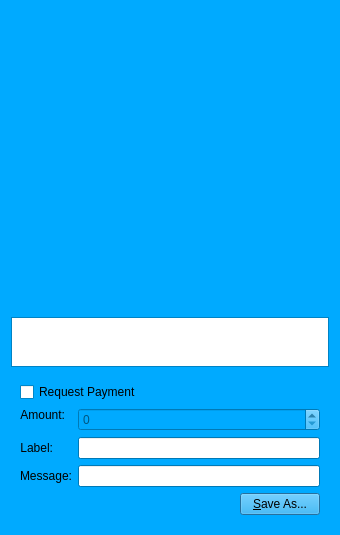
<?xml version="1.0" encoding="UTF-8"?>
<ui version="4.0">
 <class>QRCodeDialog</class>
 <widget class="QDialog" name="QRCodeDialog">
  <property name="geometry">
   <rect>
    <x>0</x>
    <y>0</y>
    <width>340</width>
    <height>530</height>
   </rect>
  </property>
  <property name="palette">
   <palette>
    <active>
     <colorrole role="WindowText">
      <brush brushstyle="SolidPattern">
       <color alpha="255">
        <red>0</red>
        <green>0</green>
        <blue>0</blue>
       </color>
      </brush>
     </colorrole>
     <colorrole role="Button">
      <brush brushstyle="SolidPattern">
       <color alpha="255">
        <red>0</red>
        <green>170</green>
        <blue>255</blue>
       </color>
      </brush>
     </colorrole>
     <colorrole role="Light">
      <brush brushstyle="SolidPattern">
       <color alpha="255">
        <red>127</red>
        <green>213</green>
        <blue>255</blue>
       </color>
      </brush>
     </colorrole>
     <colorrole role="Midlight">
      <brush brushstyle="SolidPattern">
       <color alpha="255">
        <red>63</red>
        <green>191</green>
        <blue>255</blue>
       </color>
      </brush>
     </colorrole>
     <colorrole role="Dark">
      <brush brushstyle="SolidPattern">
       <color alpha="255">
        <red>0</red>
        <green>85</green>
        <blue>127</blue>
       </color>
      </brush>
     </colorrole>
     <colorrole role="Mid">
      <brush brushstyle="SolidPattern">
       <color alpha="255">
        <red>0</red>
        <green>113</green>
        <blue>170</blue>
       </color>
      </brush>
     </colorrole>
     <colorrole role="Text">
      <brush brushstyle="SolidPattern">
       <color alpha="255">
        <red>0</red>
        <green>0</green>
        <blue>0</blue>
       </color>
      </brush>
     </colorrole>
     <colorrole role="BrightText">
      <brush brushstyle="SolidPattern">
       <color alpha="255">
        <red>255</red>
        <green>255</green>
        <blue>255</blue>
       </color>
      </brush>
     </colorrole>
     <colorrole role="ButtonText">
      <brush brushstyle="SolidPattern">
       <color alpha="255">
        <red>0</red>
        <green>0</green>
        <blue>0</blue>
       </color>
      </brush>
     </colorrole>
     <colorrole role="Base">
      <brush brushstyle="SolidPattern">
       <color alpha="255">
        <red>255</red>
        <green>255</green>
        <blue>255</blue>
       </color>
      </brush>
     </colorrole>
     <colorrole role="Window">
      <brush brushstyle="SolidPattern">
       <color alpha="255">
        <red>0</red>
        <green>170</green>
        <blue>255</blue>
       </color>
      </brush>
     </colorrole>
     <colorrole role="Shadow">
      <brush brushstyle="SolidPattern">
       <color alpha="255">
        <red>0</red>
        <green>0</green>
        <blue>0</blue>
       </color>
      </brush>
     </colorrole>
     <colorrole role="AlternateBase">
      <brush brushstyle="SolidPattern">
       <color alpha="255">
        <red>127</red>
        <green>212</green>
        <blue>255</blue>
       </color>
      </brush>
     </colorrole>
     <colorrole role="ToolTipBase">
      <brush brushstyle="SolidPattern">
       <color alpha="255">
        <red>255</red>
        <green>255</green>
        <blue>220</blue>
       </color>
      </brush>
     </colorrole>
     <colorrole role="ToolTipText">
      <brush brushstyle="SolidPattern">
       <color alpha="255">
        <red>0</red>
        <green>0</green>
        <blue>0</blue>
       </color>
      </brush>
     </colorrole>
    </active>
    <inactive>
     <colorrole role="WindowText">
      <brush brushstyle="SolidPattern">
       <color alpha="255">
        <red>0</red>
        <green>0</green>
        <blue>0</blue>
       </color>
      </brush>
     </colorrole>
     <colorrole role="Button">
      <brush brushstyle="SolidPattern">
       <color alpha="255">
        <red>0</red>
        <green>170</green>
        <blue>255</blue>
       </color>
      </brush>
     </colorrole>
     <colorrole role="Light">
      <brush brushstyle="SolidPattern">
       <color alpha="255">
        <red>127</red>
        <green>213</green>
        <blue>255</blue>
       </color>
      </brush>
     </colorrole>
     <colorrole role="Midlight">
      <brush brushstyle="SolidPattern">
       <color alpha="255">
        <red>63</red>
        <green>191</green>
        <blue>255</blue>
       </color>
      </brush>
     </colorrole>
     <colorrole role="Dark">
      <brush brushstyle="SolidPattern">
       <color alpha="255">
        <red>0</red>
        <green>85</green>
        <blue>127</blue>
       </color>
      </brush>
     </colorrole>
     <colorrole role="Mid">
      <brush brushstyle="SolidPattern">
       <color alpha="255">
        <red>0</red>
        <green>113</green>
        <blue>170</blue>
       </color>
      </brush>
     </colorrole>
     <colorrole role="Text">
      <brush brushstyle="SolidPattern">
       <color alpha="255">
        <red>0</red>
        <green>0</green>
        <blue>0</blue>
       </color>
      </brush>
     </colorrole>
     <colorrole role="BrightText">
      <brush brushstyle="SolidPattern">
       <color alpha="255">
        <red>255</red>
        <green>255</green>
        <blue>255</blue>
       </color>
      </brush>
     </colorrole>
     <colorrole role="ButtonText">
      <brush brushstyle="SolidPattern">
       <color alpha="255">
        <red>0</red>
        <green>0</green>
        <blue>0</blue>
       </color>
      </brush>
     </colorrole>
     <colorrole role="Base">
      <brush brushstyle="SolidPattern">
       <color alpha="255">
        <red>255</red>
        <green>255</green>
        <blue>255</blue>
       </color>
      </brush>
     </colorrole>
     <colorrole role="Window">
      <brush brushstyle="SolidPattern">
       <color alpha="255">
        <red>0</red>
        <green>170</green>
        <blue>255</blue>
       </color>
      </brush>
     </colorrole>
     <colorrole role="Shadow">
      <brush brushstyle="SolidPattern">
       <color alpha="255">
        <red>0</red>
        <green>0</green>
        <blue>0</blue>
       </color>
      </brush>
     </colorrole>
     <colorrole role="AlternateBase">
      <brush brushstyle="SolidPattern">
       <color alpha="255">
        <red>127</red>
        <green>212</green>
        <blue>255</blue>
       </color>
      </brush>
     </colorrole>
     <colorrole role="ToolTipBase">
      <brush brushstyle="SolidPattern">
       <color alpha="255">
        <red>255</red>
        <green>255</green>
        <blue>220</blue>
       </color>
      </brush>
     </colorrole>
     <colorrole role="ToolTipText">
      <brush brushstyle="SolidPattern">
       <color alpha="255">
        <red>0</red>
        <green>0</green>
        <blue>0</blue>
       </color>
      </brush>
     </colorrole>
    </inactive>
    <disabled>
     <colorrole role="WindowText">
      <brush brushstyle="SolidPattern">
       <color alpha="255">
        <red>0</red>
        <green>85</green>
        <blue>127</blue>
       </color>
      </brush>
     </colorrole>
     <colorrole role="Button">
      <brush brushstyle="SolidPattern">
       <color alpha="255">
        <red>0</red>
        <green>170</green>
        <blue>255</blue>
       </color>
      </brush>
     </colorrole>
     <colorrole role="Light">
      <brush brushstyle="SolidPattern">
       <color alpha="255">
        <red>127</red>
        <green>213</green>
        <blue>255</blue>
       </color>
      </brush>
     </colorrole>
     <colorrole role="Midlight">
      <brush brushstyle="SolidPattern">
       <color alpha="255">
        <red>63</red>
        <green>191</green>
        <blue>255</blue>
       </color>
      </brush>
     </colorrole>
     <colorrole role="Dark">
      <brush brushstyle="SolidPattern">
       <color alpha="255">
        <red>0</red>
        <green>85</green>
        <blue>127</blue>
       </color>
      </brush>
     </colorrole>
     <colorrole role="Mid">
      <brush brushstyle="SolidPattern">
       <color alpha="255">
        <red>0</red>
        <green>113</green>
        <blue>170</blue>
       </color>
      </brush>
     </colorrole>
     <colorrole role="Text">
      <brush brushstyle="SolidPattern">
       <color alpha="255">
        <red>0</red>
        <green>85</green>
        <blue>127</blue>
       </color>
      </brush>
     </colorrole>
     <colorrole role="BrightText">
      <brush brushstyle="SolidPattern">
       <color alpha="255">
        <red>255</red>
        <green>255</green>
        <blue>255</blue>
       </color>
      </brush>
     </colorrole>
     <colorrole role="ButtonText">
      <brush brushstyle="SolidPattern">
       <color alpha="255">
        <red>0</red>
        <green>85</green>
        <blue>127</blue>
       </color>
      </brush>
     </colorrole>
     <colorrole role="Base">
      <brush brushstyle="SolidPattern">
       <color alpha="255">
        <red>0</red>
        <green>170</green>
        <blue>255</blue>
       </color>
      </brush>
     </colorrole>
     <colorrole role="Window">
      <brush brushstyle="SolidPattern">
       <color alpha="255">
        <red>0</red>
        <green>170</green>
        <blue>255</blue>
       </color>
      </brush>
     </colorrole>
     <colorrole role="Shadow">
      <brush brushstyle="SolidPattern">
       <color alpha="255">
        <red>0</red>
        <green>0</green>
        <blue>0</blue>
       </color>
      </brush>
     </colorrole>
     <colorrole role="AlternateBase">
      <brush brushstyle="SolidPattern">
       <color alpha="255">
        <red>0</red>
        <green>170</green>
        <blue>255</blue>
       </color>
      </brush>
     </colorrole>
     <colorrole role="ToolTipBase">
      <brush brushstyle="SolidPattern">
       <color alpha="255">
        <red>255</red>
        <green>255</green>
        <blue>220</blue>
       </color>
      </brush>
     </colorrole>
     <colorrole role="ToolTipText">
      <brush brushstyle="SolidPattern">
       <color alpha="255">
        <red>0</red>
        <green>0</green>
        <blue>0</blue>
       </color>
      </brush>
     </colorrole>
    </disabled>
   </palette>
  </property>
  <property name="windowTitle">
   <string>QR Code Dialog</string>
  </property>
  <layout class="QVBoxLayout" name="verticalLayout_3">
   <item>
    <widget class="QLabel" name="lblQRCode">
     <property name="sizePolicy">
      <sizepolicy hsizetype="Expanding" vsizetype="Expanding">
       <horstretch>0</horstretch>
       <verstretch>0</verstretch>
      </sizepolicy>
     </property>
     <property name="minimumSize">
      <size>
       <width>300</width>
       <height>300</height>
      </size>
     </property>
     <property name="textFormat">
      <enum>Qt::PlainText</enum>
     </property>
     <property name="alignment">
      <set>Qt::AlignCenter</set>
     </property>
     <property name="wordWrap">
      <bool>true</bool>
     </property>
    </widget>
   </item>
   <item>
    <widget class="QPlainTextEdit" name="outUri">
     <property name="sizePolicy">
      <sizepolicy hsizetype="Expanding" vsizetype="Minimum">
       <horstretch>0</horstretch>
       <verstretch>0</verstretch>
      </sizepolicy>
     </property>
     <property name="minimumSize">
      <size>
       <width>0</width>
       <height>50</height>
      </size>
     </property>
     <property name="tabChangesFocus">
      <bool>true</bool>
     </property>
     <property name="textInteractionFlags">
      <set>Qt::TextSelectableByKeyboard|Qt::TextSelectableByMouse</set>
     </property>
    </widget>
   </item>
   <item>
    <widget class="QWidget" name="widget" native="true">
     <layout class="QVBoxLayout" name="verticalLayout_2">
      <item>
       <widget class="QCheckBox" name="chkReqPayment">
        <property name="enabled">
         <bool>true</bool>
        </property>
        <property name="text">
         <string>Request Payment</string>
        </property>
       </widget>
      </item>
      <item>
       <layout class="QFormLayout" name="formLayout">
        <property name="fieldGrowthPolicy">
         <enum>QFormLayout::AllNonFixedFieldsGrow</enum>
        </property>
        <item row="1" column="0">
         <widget class="QLabel" name="lblLabel">
          <property name="text">
           <string>Label:</string>
          </property>
          <property name="textFormat">
           <enum>Qt::PlainText</enum>
          </property>
          <property name="alignment">
           <set>Qt::AlignRight|Qt::AlignTrailing|Qt::AlignVCenter</set>
          </property>
          <property name="buddy">
           <cstring>lnLabel</cstring>
          </property>
         </widget>
        </item>
        <item row="1" column="1">
         <widget class="QLineEdit" name="lnLabel"/>
        </item>
        <item row="2" column="0">
         <widget class="QLabel" name="lblMessage">
          <property name="text">
           <string>Message:</string>
          </property>
          <property name="textFormat">
           <enum>Qt::PlainText</enum>
          </property>
          <property name="alignment">
           <set>Qt::AlignRight|Qt::AlignTrailing|Qt::AlignVCenter</set>
          </property>
          <property name="buddy">
           <cstring>lnMessage</cstring>
          </property>
         </widget>
        </item>
        <item row="2" column="1">
         <widget class="QLineEdit" name="lnMessage"/>
        </item>
        <item row="0" column="0">
         <widget class="QLabel" name="lblAmount">
          <property name="sizePolicy">
           <sizepolicy hsizetype="Preferred" vsizetype="Maximum">
            <horstretch>0</horstretch>
            <verstretch>0</verstretch>
           </sizepolicy>
          </property>
          <property name="text">
           <string>Amount:</string>
          </property>
          <property name="textFormat">
           <enum>Qt::PlainText</enum>
          </property>
          <property name="alignment">
           <set>Qt::AlignRight|Qt::AlignTrailing|Qt::AlignVCenter</set>
          </property>
          <property name="buddy">
           <cstring>lnReqAmount</cstring>
          </property>
         </widget>
        </item>
        <item row="0" column="1">
         <widget class="BitcoinAmountField" name="lnReqAmount">
          <property name="enabled">
           <bool>false</bool>
          </property>
          <property name="minimumSize">
           <size>
            <width>80</width>
            <height>0</height>
           </size>
          </property>
         </widget>
        </item>
       </layout>
      </item>
      <item>
       <layout class="QHBoxLayout" name="horizontalLayout">
        <item>
         <spacer name="horizontalSpacer">
          <property name="orientation">
           <enum>Qt::Horizontal</enum>
          </property>
          <property name="sizeHint" stdset="0">
           <size>
            <width>40</width>
            <height>20</height>
           </size>
          </property>
         </spacer>
        </item>
        <item>
         <widget class="QPushButton" name="btnSaveAs">
          <property name="text">
           <string>&amp;Save As...</string>
          </property>
         </widget>
        </item>
       </layout>
      </item>
     </layout>
    </widget>
   </item>
  </layout>
 </widget>
 <customwidgets>
  <customwidget>
   <class>BitcoinAmountField</class>
   <extends>QSpinBox</extends>
   <header>bitcoinamountfield.h</header>
  </customwidget>
 </customwidgets>
 <resources/>
 <connections>
  <connection>
   <sender>chkReqPayment</sender>
   <signal>clicked(bool)</signal>
   <receiver>lnReqAmount</receiver>
   <slot>setEnabled(bool)</slot>
   <hints>
    <hint type="sourcelabel">
     <x>92</x>
     <y>285</y>
    </hint>
    <hint type="destinationlabel">
     <x>98</x>
     <y>311</y>
    </hint>
   </hints>
  </connection>
 </connections>
</ui>
